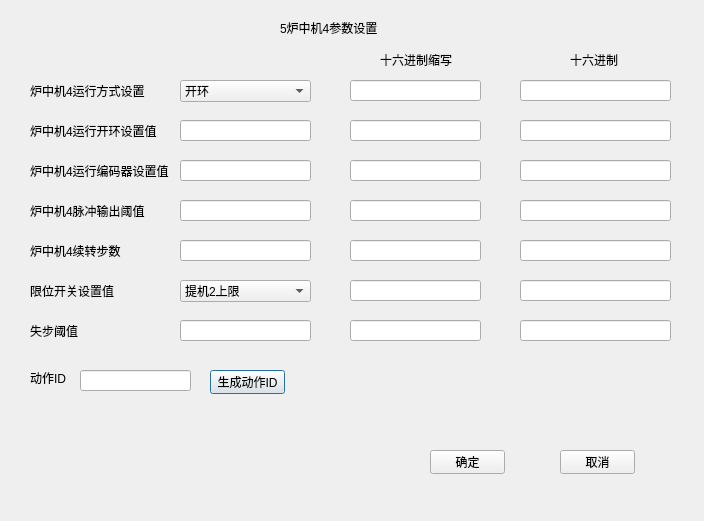
<?xml version="1.0" encoding="UTF-8"?>
<ui version="4.0">
 <class>Stove4</class>
 <widget class="QDialog" name="Stove4">
  <property name="geometry">
   <rect>
    <x>0</x>
    <y>0</y>
    <width>704</width>
    <height>521</height>
   </rect>
  </property>
  <property name="windowTitle">
   <string>Dialog</string>
  </property>
  <widget class="QLabel" name="label">
   <property name="geometry">
    <rect>
     <x>280</x>
     <y>20</y>
     <width>101</width>
     <height>16</height>
    </rect>
   </property>
   <property name="text">
    <string>5炉中机4参数设置</string>
   </property>
  </widget>
  <widget class="QLineEdit" name="lineEdit_6">
   <property name="geometry">
    <rect>
     <x>350</x>
     <y>80</y>
     <width>131</width>
     <height>21</height>
    </rect>
   </property>
   <property name="text">
    <string/>
   </property>
   <property name="readOnly">
    <bool>true</bool>
   </property>
  </widget>
  <widget class="QLineEdit" name="lineEdit_3">
   <property name="geometry">
    <rect>
     <x>180</x>
     <y>200</y>
     <width>131</width>
     <height>21</height>
    </rect>
   </property>
  </widget>
  <widget class="QLabel" name="label_2">
   <property name="geometry">
    <rect>
     <x>30</x>
     <y>80</y>
     <width>121</width>
     <height>21</height>
    </rect>
   </property>
   <property name="text">
    <string>炉中机4运行方式设置</string>
   </property>
  </widget>
  <widget class="QLineEdit" name="lineEdit_17">
   <property name="geometry">
    <rect>
     <x>350</x>
     <y>280</y>
     <width>131</width>
     <height>21</height>
    </rect>
   </property>
   <property name="text">
    <string/>
   </property>
   <property name="readOnly">
    <bool>true</bool>
   </property>
  </widget>
  <widget class="QLineEdit" name="lineEdit_13">
   <property name="geometry">
    <rect>
     <x>350</x>
     <y>200</y>
     <width>131</width>
     <height>21</height>
    </rect>
   </property>
   <property name="text">
    <string/>
   </property>
   <property name="readOnly">
    <bool>true</bool>
   </property>
  </widget>
  <widget class="QLineEdit" name="lineEdit_15">
   <property name="geometry">
    <rect>
     <x>350</x>
     <y>240</y>
     <width>131</width>
     <height>21</height>
    </rect>
   </property>
   <property name="text">
    <string/>
   </property>
   <property name="readOnly">
    <bool>true</bool>
   </property>
  </widget>
  <widget class="QLineEdit" name="lineEdit_19">
   <property name="geometry">
    <rect>
     <x>350</x>
     <y>320</y>
     <width>131</width>
     <height>21</height>
    </rect>
   </property>
   <property name="text">
    <string/>
   </property>
   <property name="readOnly">
    <bool>true</bool>
   </property>
  </widget>
  <widget class="QLabel" name="label_8">
   <property name="geometry">
    <rect>
     <x>30</x>
     <y>320</y>
     <width>131</width>
     <height>21</height>
    </rect>
   </property>
   <property name="text">
    <string>失步阈值</string>
   </property>
  </widget>
  <widget class="QLineEdit" name="lineEdit_4">
   <property name="geometry">
    <rect>
     <x>180</x>
     <y>240</y>
     <width>131</width>
     <height>21</height>
    </rect>
   </property>
   <property name="text">
    <string/>
   </property>
  </widget>
  <widget class="QLineEdit" name="lineEdit_11">
   <property name="geometry">
    <rect>
     <x>350</x>
     <y>160</y>
     <width>131</width>
     <height>21</height>
    </rect>
   </property>
   <property name="text">
    <string/>
   </property>
   <property name="readOnly">
    <bool>true</bool>
   </property>
  </widget>
  <widget class="QLabel" name="label_10">
   <property name="geometry">
    <rect>
     <x>570</x>
     <y>50</y>
     <width>81</width>
     <height>20</height>
    </rect>
   </property>
   <property name="text">
    <string>十六进制</string>
   </property>
  </widget>
  <widget class="QPushButton" name="pushButton">
   <property name="geometry">
    <rect>
     <x>210</x>
     <y>370</y>
     <width>75</width>
     <height>24</height>
    </rect>
   </property>
   <property name="text">
    <string>生成动作ID</string>
   </property>
  </widget>
  <widget class="QLineEdit" name="lineEdit_7">
   <property name="geometry">
    <rect>
     <x>520</x>
     <y>80</y>
     <width>151</width>
     <height>21</height>
    </rect>
   </property>
   <property name="text">
    <string/>
   </property>
   <property name="readOnly">
    <bool>true</bool>
   </property>
  </widget>
  <widget class="QLineEdit" name="lineEdit_14">
   <property name="geometry">
    <rect>
     <x>520</x>
     <y>240</y>
     <width>151</width>
     <height>21</height>
    </rect>
   </property>
   <property name="text">
    <string/>
   </property>
   <property name="readOnly">
    <bool>true</bool>
   </property>
  </widget>
  <widget class="QLineEdit" name="lineEdit_8">
   <property name="geometry">
    <rect>
     <x>520</x>
     <y>120</y>
     <width>151</width>
     <height>21</height>
    </rect>
   </property>
   <property name="text">
    <string/>
   </property>
   <property name="readOnly">
    <bool>true</bool>
   </property>
  </widget>
  <widget class="QComboBox" name="comboBox">
   <property name="geometry">
    <rect>
     <x>180</x>
     <y>80</y>
     <width>131</width>
     <height>22</height>
    </rect>
   </property>
   <item>
    <property name="text">
     <string>开环</string>
    </property>
   </item>
   <item>
    <property name="text">
     <string>限位开关</string>
    </property>
   </item>
   <item>
    <property name="text">
     <string>编码器</string>
    </property>
   </item>
  </widget>
  <widget class="QLineEdit" name="lineEdit">
   <property name="geometry">
    <rect>
     <x>180</x>
     <y>120</y>
     <width>131</width>
     <height>21</height>
    </rect>
   </property>
  </widget>
  <widget class="QLineEdit" name="lineEdit_20">
   <property name="geometry">
    <rect>
     <x>80</x>
     <y>370</y>
     <width>111</width>
     <height>21</height>
    </rect>
   </property>
   <property name="text">
    <string/>
   </property>
   <property name="readOnly">
    <bool>true</bool>
   </property>
  </widget>
  <widget class="QComboBox" name="comboBox_2">
   <property name="geometry">
    <rect>
     <x>180</x>
     <y>280</y>
     <width>131</width>
     <height>22</height>
    </rect>
   </property>
   <item>
    <property name="text">
     <string>提机2上限</string>
    </property>
   </item>
   <item>
    <property name="text">
     <string>提机2下限</string>
    </property>
   </item>
   <item>
    <property name="text">
     <string>转机1零</string>
    </property>
   </item>
   <item>
    <property name="text">
     <string>转机1计</string>
    </property>
   </item>
   <item>
    <property name="text">
     <string>5号</string>
    </property>
   </item>
   <item>
    <property name="text">
     <string>6号</string>
    </property>
   </item>
   <item>
    <property name="text">
     <string>炉上机3上限</string>
    </property>
   </item>
   <item>
    <property name="text">
     <string>炉上机3下限</string>
    </property>
   </item>
   <item>
    <property name="text">
     <string>炉下机5上限</string>
    </property>
   </item>
   <item>
    <property name="text">
     <string>炉下机5下限</string>
    </property>
   </item>
   <item>
    <property name="text">
     <string>不使用</string>
    </property>
   </item>
  </widget>
  <widget class="QPushButton" name="pushButton_3">
   <property name="geometry">
    <rect>
     <x>560</x>
     <y>450</y>
     <width>75</width>
     <height>24</height>
    </rect>
   </property>
   <property name="text">
    <string>取消</string>
   </property>
  </widget>
  <widget class="QLabel" name="label_5">
   <property name="geometry">
    <rect>
     <x>30</x>
     <y>200</y>
     <width>131</width>
     <height>21</height>
    </rect>
   </property>
   <property name="text">
    <string>炉中机4脉冲输出阈值</string>
   </property>
  </widget>
  <widget class="QLabel" name="label_9">
   <property name="geometry">
    <rect>
     <x>380</x>
     <y>50</y>
     <width>81</width>
     <height>20</height>
    </rect>
   </property>
   <property name="text">
    <string>十六进制缩写</string>
   </property>
  </widget>
  <widget class="QLabel" name="label_4">
   <property name="geometry">
    <rect>
     <x>30</x>
     <y>160</y>
     <width>141</width>
     <height>21</height>
    </rect>
   </property>
   <property name="text">
    <string>炉中机4运行编码器设置值</string>
   </property>
  </widget>
  <widget class="QLineEdit" name="lineEdit_10">
   <property name="geometry">
    <rect>
     <x>520</x>
     <y>160</y>
     <width>151</width>
     <height>21</height>
    </rect>
   </property>
   <property name="text">
    <string/>
   </property>
   <property name="readOnly">
    <bool>true</bool>
   </property>
  </widget>
  <widget class="QLabel" name="label_7">
   <property name="geometry">
    <rect>
     <x>30</x>
     <y>280</y>
     <width>111</width>
     <height>21</height>
    </rect>
   </property>
   <property name="text">
    <string>限位开关设置值</string>
   </property>
  </widget>
  <widget class="QLineEdit" name="lineEdit_2">
   <property name="geometry">
    <rect>
     <x>180</x>
     <y>160</y>
     <width>131</width>
     <height>21</height>
    </rect>
   </property>
  </widget>
  <widget class="QLineEdit" name="lineEdit_12">
   <property name="geometry">
    <rect>
     <x>520</x>
     <y>200</y>
     <width>151</width>
     <height>21</height>
    </rect>
   </property>
   <property name="text">
    <string/>
   </property>
   <property name="readOnly">
    <bool>true</bool>
   </property>
  </widget>
  <widget class="QLabel" name="label_11">
   <property name="geometry">
    <rect>
     <x>30</x>
     <y>370</y>
     <width>54</width>
     <height>16</height>
    </rect>
   </property>
   <property name="text">
    <string>动作ID</string>
   </property>
  </widget>
  <widget class="QPushButton" name="pushButton_2">
   <property name="geometry">
    <rect>
     <x>430</x>
     <y>450</y>
     <width>75</width>
     <height>24</height>
    </rect>
   </property>
   <property name="text">
    <string>确定</string>
   </property>
  </widget>
  <widget class="QLabel" name="label_6">
   <property name="geometry">
    <rect>
     <x>30</x>
     <y>240</y>
     <width>131</width>
     <height>21</height>
    </rect>
   </property>
   <property name="text">
    <string>炉中机4续转步数</string>
   </property>
  </widget>
  <widget class="QLineEdit" name="lineEdit_16">
   <property name="geometry">
    <rect>
     <x>520</x>
     <y>280</y>
     <width>151</width>
     <height>21</height>
    </rect>
   </property>
   <property name="text">
    <string/>
   </property>
   <property name="readOnly">
    <bool>true</bool>
   </property>
  </widget>
  <widget class="QLabel" name="label_3">
   <property name="geometry">
    <rect>
     <x>30</x>
     <y>120</y>
     <width>131</width>
     <height>21</height>
    </rect>
   </property>
   <property name="text">
    <string>炉中机4运行开环设置值</string>
   </property>
  </widget>
  <widget class="QLineEdit" name="lineEdit_18">
   <property name="geometry">
    <rect>
     <x>520</x>
     <y>320</y>
     <width>151</width>
     <height>21</height>
    </rect>
   </property>
   <property name="text">
    <string/>
   </property>
   <property name="readOnly">
    <bool>true</bool>
   </property>
  </widget>
  <widget class="QLineEdit" name="lineEdit_9">
   <property name="geometry">
    <rect>
     <x>350</x>
     <y>120</y>
     <width>131</width>
     <height>21</height>
    </rect>
   </property>
   <property name="text">
    <string/>
   </property>
   <property name="readOnly">
    <bool>true</bool>
   </property>
  </widget>
  <widget class="QLineEdit" name="lineEdit_5">
   <property name="geometry">
    <rect>
     <x>180</x>
     <y>320</y>
     <width>131</width>
     <height>21</height>
    </rect>
   </property>
   <property name="text">
    <string/>
   </property>
  </widget>
 </widget>
 <resources/>
 <connections/>
</ui>
